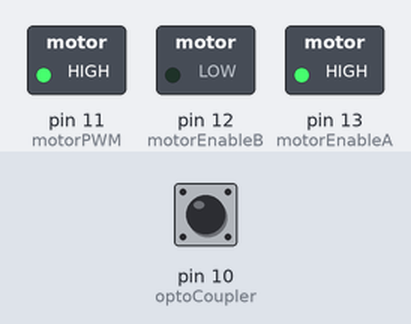
The sketch below on a simulated Arduino Uno, built with avr-gcc and run on an emulated ATmega328P. Parts: switched loads named in the sketch (green lamp = pin HIGH). The test bench sets the inputs (shaded band); at power-on: pin 10 (optoCoupler) LOW. What the sketch prints to the serial monitor is not drawn.

Above: at 0.1 s.
Timing chart, 0 to 1.6 s (numbered marks = the images above):
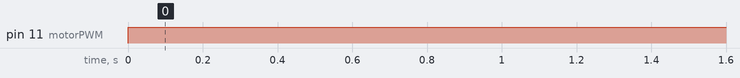

Measured:
- by itself, pin 11 (motorPWM): LOW → HIGH at 0.00 s

The sketch:

DC_Motor_Speed_Controlling.ino
```cpp
const int motorPWM = 11;   // Motor PWM pin connected to L298N
const int motorEnableA = 13;  // Motor direction pin 1
const int motorEnableB = 12;  // Motor direction pin 2
const int optoCoupler = 10;   // Optocoupler sensor input pin

void setup() {
  Serial.begin(9600);
  pinMode(motorPWM, OUTPUT);
  pinMode(motorEnableA, OUTPUT);
  pinMode(motorEnableB, OUTPUT);
  pinMode(optoCoupler, INPUT);

  // Initialize motor control
  digitalWrite(motorEnableA, HIGH);
  digitalWrite(motorEnableB, LOW);
}

void loop() {
  // Motor control - set the motor to full speed
  analogWrite(motorPWM, 255);

  // Optional: Measure and display motor speed in Serial Monitor
  unsigned long pulses = 0;
  unsigned long startTime = millis();

  while (millis() - startTime < 1000) {  // Measure for 1 second
    if (digitalRead(optoCoupler) == HIGH) {
      pulses++;
      delayMicroseconds(10);  // Debouncing
    }
  }

  double rpm = (pulses / 2.0) / (1000 / 60.0);  // Calculate RPM
  Serial.print("Motor Speed: ");
  Serial.print(rpm);
  Serial.println(" RPM");

  // Stop the motor (optional)
  // analogWrite(motorPWM, 0);

  delay(1000);  // Wait for 1 second before repeating
}
```
